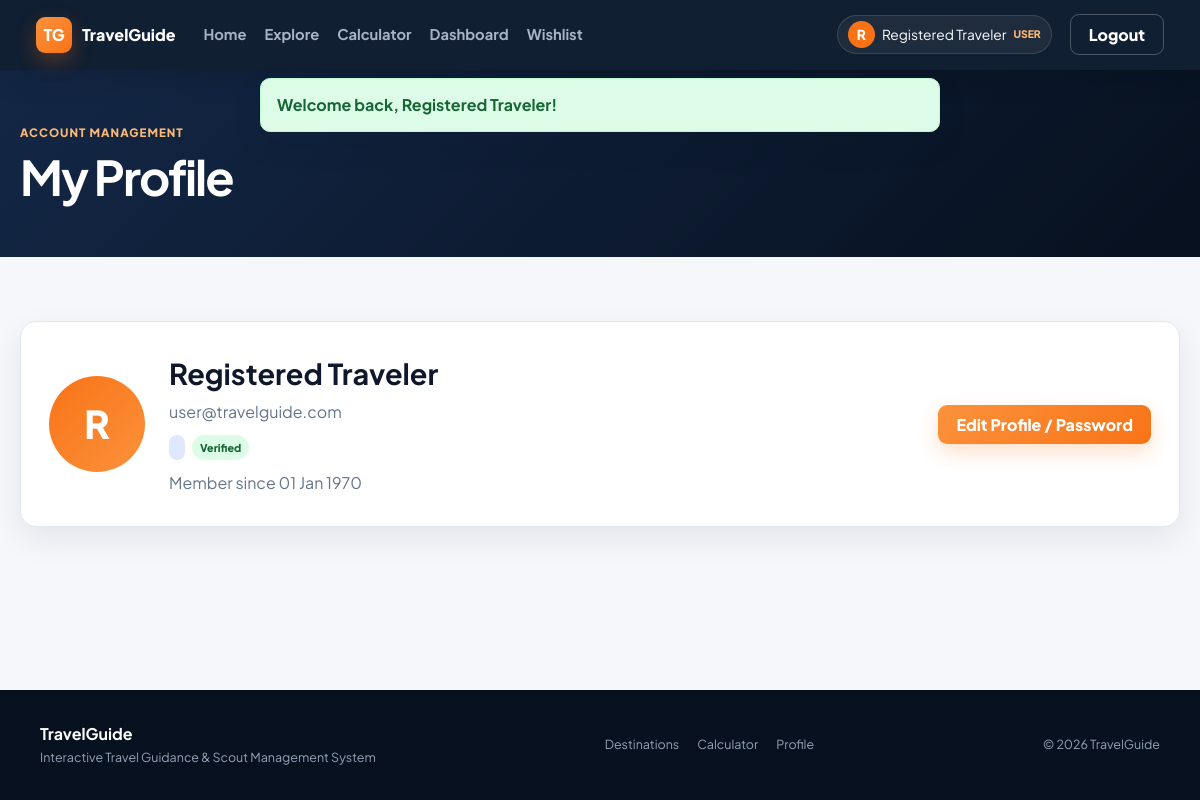
Page /index.php?route=profile (signed in) on the committed database.
### tables this page shows
CREATE TABLE users (
    id INT AUTO_INCREMENT PRIMARY KEY,
    name VARCHAR(100) NOT NULL,
    email VARCHAR(150) NOT NULL UNIQUE,
    password_hash VARCHAR(255) NOT NULL,
    profile_image VARCHAR(500) NULL,
    role_id INT NOT NULL,
    is_verified TINYINT(1) NOT NULL DEFAULT 1,
    created_at TIMESTAMP NOT NULL DEFAULT CURRENT_TIMESTAMP,
    updated_at TIMESTAMP NOT NULL DEFAULT CURRENT_TIMESTAMP ON UPDATE CURRENT_TIMESTAMP,
    CONSTRAINT fk_users_role FOREIGN KEY (role_id) REFERENCES roles(id)
);

CREATE TABLE roles (
    id INT AUTO_INCREMENT PRIMARY KEY,
    role_name VARCHAR(30) NOT NULL UNIQUE
);

### app/Core/Controller.php (called while the page is built, shortened)
<?php
abstract class Controller
{
    protected function view(string $view, array $data = []): void
    {
        $file = APP_ROOT . '/app/Views/' . $view . '.php';
        extract($data, EXTR_SKIP);
        require APP_ROOT . '/app/Views/layouts/header.php';
        require $file;
        require APP_ROOT . '/app/Views/layouts/footer.php';
    }
}

### app/Controllers/ProfileController.php (called while the page is built, shortened)
<?php
class ProfileController extends Controller
{
    public function show(): void
    {
        $user = (new User())->findById(Auth::id());
        $this->view('profile/show',['title'=>'My Profile','user'=>$user]);
    }
}

### app/Core/Router.php (called while the page is built, shortened)
<?php
class Router
{
    private array $routes = [];
    public function get(string $route, array $handler): void
    {
        $this->routes['GET'][$route] = $handler;
    }
    public function post(string $route, array $handler): void
    {
        $this->routes['POST'][$route] = $handler;
    }
    public function dispatch(): void
    {
        $method = strtoupper($_SERVER['REQUEST_METHOD'] ?? 'GET');
        $route = trim((string)($_GET['route'] ?? ''), '/');
        $handler = $this->routes[$method][$route] ?? null;
        [$class, $action] = $handler;
        $controller = new $class();
        $controller->$action();
    }
}

### index.php (called while the page is built, shortened)
<?php
require_once __DIR__ . '/config/bootstrap.php';
$router = new Router();
$router->get('', [HomeController::class, 'index']);
$router->get('home', [HomeController::class, 'index']);
$router->get('explore', [HomeController::class, 'explore']);
$router->get('post', [PostController::class, 'show']);
$router->get('login', [AuthController::class, 'loginForm']);
$router->post('login', [AuthController::class, 'login']);
$router->get('register', [AuthController::class, 'registerForm']);
$router->post('register', [AuthController::class, 'register']);
$router->post('logout', [AuthController::class, 'logout']);
$router->get('forgot-password', [AuthController::class, 'forgotForm']);
$router->post('forgot-password', [AuthController::class, 'forgot']);
$router->get('reset-password', [AuthController::class, 'resetForm']);
$router->post('reset-password', [AuthController::class, 'reset']);
$router->get('dashboard', [DashboardController::class, 'index']);
$router->get('profile', [ProfileController::class, 'show']);
$router->get('profile/edit', [ProfileController::class, 'edit']);
$router->post('profile/update', [ProfileController::class, 'update']);
$router->post('profile/password', [ProfileController::class, 'password']);
$router->post('profile/delete', [ProfileController::class, 'delete']);
$router->get('wishlist', [WishlistController::class, 'index']);
$router->post('wishlist/toggle', [WishlistController::class, 'toggle']);
$router->post('comment/store', [CommentController::class, 'store']);
$router->post('comment/delete', [CommentController::class, 'deleteOwn']);
$router->get('calculator', [CalculatorController::class, 'index']);
$router->post('calculator/calculate', [CalculatorController::class, 'calculate']);
$router->get('scout/requests', [ScoutController::class, 'requests']);
$router->get('scout/request/create', [ScoutController::class, 'create']);
$router->post('scout/request/store', [ScoutController::class, 'store']);
$router->get('scout/request/edit', [ScoutController::class, 'edit']);
$router->post('scout/request/update', [ScoutController::class, 'update']);
$router->post('scout/request/delete', [ScoutController::class, 'delete']);
$router->get('admin/dashboard', [AdminController::class, 'dashboard']);
$router->get('admin/users', [AdminController::class, 'users']);
$router->post('admin/user/add', [AdminController::class, 'addUser']);
$router->post('admin/user/verify', [AdminController::class, 'verifyUser']);
$router->post('admin/user/delete', [AdminController::class, 'deleteUser']);
$router->get('admin/requests', [AdminController::class, 'requests']);
$router->post('admin/request/review', [AdminController::class, 'reviewRequest']);
$router->get('admin/posts', [AdminController::class, 'posts']);
$router->get('admin/post/edit', [AdminController::class, 'editPost']);
$router->post('admin/post/update', [AdminController::class, 'updatePost']);
$router->post('admin/post/delete', [AdminController::class, 'deletePost']);
$router->get('admin/comments', [AdminController::class, 'comments']);
$router->post('admin/comment/delete', [AdminController::class, 'deleteComment']);
$router->dispatch();

### app/helpers.php (called while the page is built, shortened)
<?php
function e(?string $value): string
{
    return htmlspecialchars((string)$value, ENT_QUOTES, 'UTF-8');
}
function base_path_url(): string
{
    $script = $_SERVER['SCRIPT_NAME'] ?? '/index.php';
    $dir = rtrim(str_replace('\\', '/', dirname($script)), '/');
    return $dir === '' || $dir === '.' ? '' : $dir;
}
function url(string $route = '', array $params = []): string
{
    $base = base_path_url() . '/index.php';
    if ($route !== '') {
        $params = ['route' => $route] + $params;
    }
    return $params ? $base . '?' . http_build_query($params) : $base;
}
function asset(string $path): string
{
    return base_path_url() . '/public/' . ltrim($path, '/');
}
function flash(string $key, ?string $value = null): ?string
{
    $message = $_SESSION['_flash'][$key] ?? null;
    return $message;
}
function auth(): ?array
{
    return Auth::user();
}

### app/Core/Auth.php (called while the page is built, shortened)
<?php
class Auth
{
    public static function user(): ?array
    {
        return $_SESSION['user'] ?? null;
    }
    public static function check(): bool
    {
        return isset($_SESSION['user']['id']);
    }
    public static function id(): ?int
    {
        return self::check() ? (int)$_SESSION['user']['id'] : null;
    }
}

### app/Core/Model.php (called while the page is built, shortened)
<?php
abstract class Model
{
    public function __construct()
    {
        $this->db = Database::connection();
    }
}

### config/bootstrap.php (called while the page is built, shortened)
<?php
spl_autoload_register(function (string $class): void {
    $prefixes = [
        'App\\Core\\' => APP_ROOT . '/app/Core/',
        'App\\Controllers\\' => APP_ROOT . '/app/Controllers/',
        'App\\Models\\' => APP_ROOT . '/app/Models/',
    ];
    foreach ($prefixes as $prefix => $baseDir) {
        if (str_starts_with($class, $prefix)) {
            $relative = substr($class, strlen($prefix));
            $file = $baseDir . str_replace('\\', '/', $relative) . '.php';
            return;
        }
    }
});
require_once APP_ROOT . '/app/helpers.php';

### app/Core/Database.php (called while the page is built, shortened)
<?php
class Database
{
    private static ?PDO $instance = null;
    public static function connection(): PDO
    {
        if (self::$instance === null) {
            $dsn = 'mysql:host=' . DB_HOST . ';port=' . DB_PORT . ';dbname=' . DB_NAME . ';charset=utf8mb4';
            try {
                self::$instance = new PDO($dsn, DB_USER, DB_PASS, [
                    PDO::ATTR_ERRMODE => PDO::ERRMODE_EXCEPTION,
                    PDO::ATTR_DEFAULT_FETCH_MODE => PDO::FETCH_ASSOC,
                    PDO::ATTR_EMULATE_PREPARES => false,
                ]);
            } catch (PDOException $e) {
                http_response_code(500);
                $message = APP_ENV === 'development' ? $e->getMessage() : 'Database connection failed.';
                exit('<h1>Database Error</h1><p>' . htmlspecialchars($message, ENT_QUOTES, 'UTF-8') . '</p><p>Import <code>database.sql</code> and verify config/app.php.</p>');
            }
        }
        return self::$instance;
    }
}

### app/Models/User.php (called while the page is built, shortened)
<?php
class User extends Model
{
    public function findById(int $id): ?array
    {
        $stmt = $this->db->prepare('SELECT u.*, r.role_name FROM users u JOIN roles r ON r.id=u.role_id WHERE u.id=? LIMIT 1');
        $stmt->execute([$id]);
        return $stmt->fetch() ?: null;
    }
}

### app/Views/profile/show.php (the view)
<section class="page-hero compact"><div class="container"><span class="eyebrow">Account Management</span><h1>My Profile</h1></div></section>
<section class="section container"><div class="profile-card"><div class="profile-avatar"><?php if($user['profile_image']): ?><img src="<?= e($user['profile_image']) ?>" alt="Profile image"><?php else: ?><?= e(strtoupper(substr($user['name'],0,1))) ?><?php endif; ?></div><div class="profile-info"><h2><?= e($user['name']) ?></h2><p><?= e($user['email']) ?></p><div class="pill-row"><span class="role-pill"><?= e(ucfirst($user['role_name'])) ?></span><?= (int)$user['is_verified']===1?'<span class="verified-pill">Verified</span>':'<span class="pending-pill">Pending verification</span>' ?></div><p class="muted">Member since <?= e(date('d M Y',strtotime($user['created_at']))) ?></p></div><div><a class="btn btn-primary" href="<?= e(url('profile/edit')) ?>">Edit Profile / Password</a></div></div></section>

### app/Views/layouts/header.php (shortened to what this page needs)
<?php
$currentRoute = trim((string)($_GET['route'] ?? ''), '/');
$success = flash('success');
$error = flash('error');
$user = auth();
?>
<!doctype html>
<html lang="en">
<head>
    <link rel="stylesheet" href="<?= e(asset('assets/css/app.css')) ?>">
</head>
<body>
<nav class="navbar">
    <a class="brand" href="<?= e(url('home')) ?>"><span class="logo">TG</span><span>TravelGuide</span></a>
    <div class="nav-menu" data-nav-menu>
        <div class="nav-links">
            <a class="<?= in_array($currentRoute,['','home'],true)?'active':'' ?>" href="<?= e(url('home')) ?>">Home</a>
            <a class="<?= $currentRoute==='explore'?'active':'' ?>" href="<?= e(url('explore')) ?>">Explore</a>
            <a class="<?= $currentRoute==='calculator'?'active':'' ?>" href="<?= e(url('calculator')) ?>">Calculator</a>
            <?php if ($user): ?>
                <a class="<?= $currentRoute==='dashboard' || str_starts_with($currentRoute,'admin/')?'active':'' ?>" href="<?= e(url('dashboard')) ?>">Dashboard</a>
                <a href="<?= e(url('wishlist')) ?>">Wishlist</a>
            <?php endif; ?>
        </div>
        <div class="nav-actions">
            <?php if (!$user): ?>
                <a class="btn btn-ghost" href="<?= e(url('login')) ?>">Login</a>
                <a class="btn btn-primary" href="<?= e(url('register')) ?>">Register</a>
            <?php else: ?>
                <a class="profile-chip" href="<?= e(url('profile')) ?>">
                    <span class="avatar-sm"><?= e(strtoupper(substr($user['name'],0,1))) ?></span>
                    <span><?= e($user['name']) ?></span>
                    <small><?= e(ucfirst($user['role'])) ?></small>
                </a>
                <form method="post" action="<?= e(url('logout')) ?>">
                    <button class="btn btn-outline-light" type="submit">Logout</button>
                </form>
            <?php endif; ?>
        </div>
    </div>
</nav>
<?php if ($success || $error): ?>
<div class="flash-wrap">
    <?php if ($success): ?><div class="alert alert-success"><?= e($success) ?></div><?php endif; ?>
</div>
<?php endif; ?>
<main>

### public/assets/css/app.css (style rules this page uses)
:root { --navy: #0d1b2e; --navy-2: #132746; --navy-3: #07101e; --orange: #f97316; --orange-dark: #ea580c; --blue: #2563eb; --bg: #f5f7fb; --card: #ffffff; --text: #0f172a; --muted: #64748b; --border: #e2e8f0; --green: #15803d; --red: #b91c1c; --amber: #b45309; --radius: 14px; --shadow: 0 12px 32px rgba(15, 23, 42, .08); }
* { box-sizing: border-box; }
html { scroll-behavior: smooth; }
body { margin: 0; font-family: 'Plus Jakarta Sans', system-ui, sans-serif; color: var(--text); background: var(--bg); line-height: 1.6; }
a { color: inherit; text-decoration: none; }
button, input, select, textarea { font: inherit; }
button { cursor: pointer; }
main { min-height: calc(100vh - 180px); }
.container { width: min(1180px, calc(100% - 40px)); margin: 0 auto; }
.section { padding: 64px 0; }
.muted { color: var(--muted); }
.navbar { min-height: 68px; padding: 0 36px; position: sticky; top: 0; z-index: 50; display: flex; align-items: center; gap: 28px; background: rgba(13,27,46,.98); color: #fff; box-shadow: 0 8px 28px rgba(0,0,0,.14); }
.brand { display: flex; align-items: center; gap: 10px; font-weight: 800; white-space: nowrap; }
.logo { width: 36px; height: 36px; display: inline-grid; place-items: center; border-radius: 9px; background: linear-gradient(135deg,#fb923c,var(--orange)); color: #fff; font-weight: 800; box-shadow: 0 8px 20px rgba(249,115,22,.28); }
.nav-menu { flex: 1; display: flex; align-items: center; justify-content: space-between; gap: 24px; }
.nav-links, .nav-actions { display: flex; align-items: center; gap: 18px; }
.nav-links a { color: #a8b3c6; font-size: .92rem; font-weight: 700; padding: 23px 0; position: relative; }
.profile-chip { display: flex; align-items: center; gap: 7px; padding: 5px 10px; border: 1px solid rgba(255,255,255,.12); border-radius: 999px; background: rgba(255,255,255,.06); font-size: .86rem; }
.profile-chip small { color: #fdba74; text-transform: uppercase; font-size: .65rem; font-weight: 800; }
.avatar-sm { width: 27px; height: 27px; display: grid; place-items: center; border-radius: 50%; background: var(--orange); color: #fff; font-weight: 800; }
.nav-actions form { margin: 0; }
.btn { border: 0; border-radius: 9px; padding: 10px 18px; display: inline-flex; align-items: center; justify-content: center; gap: 8px; font-weight: 750; line-height: 1.2; transition: .2s ease; }
.btn-primary { color: #fff; background: linear-gradient(135deg,#fb923c,var(--orange)); box-shadow: 0 8px 20px rgba(249,115,22,.23); }
.btn-outline-light { color: #fff; border: 1px solid rgba(255,255,255,.25); background: transparent; }
.flash-wrap { position: fixed; z-index: 100; top: 78px; left: 50%; transform: translateX(-50%); width: min(680px, calc(100% - 32px)); }
.alert { padding: 13px 16px; border-radius: 10px; margin-bottom: 8px; box-shadow: var(--shadow); font-weight: 650; }
.alert-success { background: #dcfce7; color: #166534; border: 1px solid #bbf7d0; }
.eyebrow { display: inline-block; font-size: .72rem; letter-spacing: .09em; text-transform: uppercase; font-weight: 800; color: #fdba74; }
.page-hero { padding: 70px 0; color: #fff; background: linear-gradient(135deg,var(--navy-2),var(--navy-3)); }
.page-hero.compact { padding: 48px 0; }
.page-hero h1 { margin: 8px 0 5px; font-size: clamp(2rem,4vw,3.2rem); line-height: 1.1; letter-spacing: -.04em; }
.profile-card { display: grid; grid-template-columns: auto 1fr auto; gap: 24px; align-items: center; padding: 28px; background:#fff; border:1px solid var(--border); border-radius:16px; box-shadow:var(--shadow); }
.profile-avatar { width: 96px; height:96px; border-radius:50%; display:grid; place-items:center; overflow:hidden; background:linear-gradient(135deg,var(--orange),#fb923c); color:#fff; font-size:2.4rem; font-weight:800; }
.profile-info h2 { margin:0; font-size:1.8rem; }
.profile-info p { margin:3px 0; color:var(--muted); }
.pill-row { display:flex; gap:7px; margin:10px 0; }
.role-pill, .verified-pill, .pending-pill { display:inline-block; border-radius:999px; padding:4px 8px; font-size:.67rem; font-weight:800; }
.role-pill { background:#e0e7ff; color:#3730a3; }
.verified-pill { background:#dcfce7; color:#166534; }

### rows in the picture
users: name "R", name "Registered Traveler", role.role_name "USER", email "user@travelguide.com"

### other values in the picture
$success "Welcome back, Registered Traveler!"
date('d M Y',strtotime($user['created_at'])) "01 Jan 1970"
